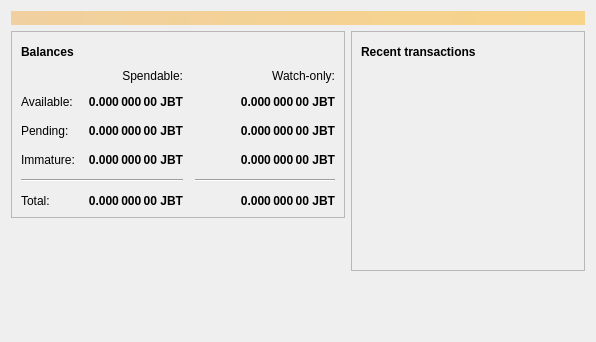
<?xml version="1.0" encoding="UTF-8"?>
<ui version="4.0">
 <class>OverviewPage</class>
 <widget class="QWidget" name="OverviewPage">
  <property name="geometry">
   <rect>
    <x>0</x>
    <y>0</y>
    <width>596</width>
    <height>342</height>
   </rect>
  </property>
  <property name="windowTitle">
   <string>Form</string>
  </property>
  <layout class="QVBoxLayout" name="topLayout">
   <item>
    <widget class="QLabel" name="labelAlerts">
     <property name="visible">
      <bool>false</bool>
     </property>
     <property name="styleSheet">
      <string notr="true">background-color: qlineargradient(x1: 0, y1: 0, x2: 1, y2: 0, stop:0 #F0D0A0, stop:1 #F8D488); color:#000000;</string>
     </property>
     <property name="wordWrap">
      <bool>true</bool>
     </property>
     <property name="margin">
      <number>3</number>
     </property>
    </widget>
   </item>
   <item>
    <layout class="QHBoxLayout" name="horizontalLayout" stretch="1,1">
     <item>
      <layout class="QVBoxLayout" name="verticalLayout_2">
       <item>
        <widget class="QFrame" name="frame">
         <property name="frameShape">
          <enum>QFrame::StyledPanel</enum>
         </property>
         <property name="frameShadow">
          <enum>QFrame::Raised</enum>
         </property>
         <layout class="QVBoxLayout" name="verticalLayout_4">
          <item>
           <layout class="QHBoxLayout" name="horizontalLayout_4">
            <item>
             <widget class="QLabel" name="label_5">
              <property name="font">
               <font>
                <weight>75</weight>
                <bold>true</bold>
               </font>
              </property>
              <property name="text">
               <string>Balances</string>
              </property>
             </widget>
            </item>
            <item>
             <widget class="QPushButton" name="labelWalletStatus">
              <property name="enabled">
               <bool>false</bool>
              </property>
              <property name="maximumSize">
               <size>
                <width>30</width>
                <height>16777215</height>
               </size>
              </property>
              <property name="toolTip">
               <string>The displayed information may be out of date. Your wallet automatically synchronizes with the Javabit network after a connection is established, but this process has not completed yet.</string>
              </property>
              <property name="text">
               <string/>
              </property>
              <property name="icon">
               <iconset resource="../javabit.qrc">
                <normaloff>:/icons/warning</normaloff>
                <disabledoff>:/icons/warning</disabledoff>:/icons/warning</iconset>
              </property>
              <property name="iconSize">
               <size>
                <width>24</width>
                <height>24</height>
               </size>
              </property>
              <property name="flat">
               <bool>true</bool>
              </property>
             </widget>
            </item>
            <item>
             <spacer name="horizontalSpacer_3">
              <property name="orientation">
               <enum>Qt::Horizontal</enum>
              </property>
              <property name="sizeHint" stdset="0">
               <size>
                <width>40</width>
                <height>20</height>
               </size>
              </property>
             </spacer>
            </item>
           </layout>
          </item>
          <item>
           <layout class="QGridLayout" name="gridLayout">
            <property name="spacing">
             <number>12</number>
            </property>
            <item row="2" column="2">
             <widget class="QLabel" name="labelWatchPending">
              <property name="font">
               <font>
                <weight>75</weight>
                <bold>true</bold>
               </font>
              </property>
              <property name="cursor">
               <cursorShape>IBeamCursor</cursorShape>
              </property>
              <property name="toolTip">
               <string>Unconfirmed transactions to watch-only addresses</string>
              </property>
              <property name="text">
               <string notr="true">0.000 000 00 JBT</string>
              </property>
              <property name="alignment">
               <set>Qt::AlignRight|Qt::AlignTrailing|Qt::AlignVCenter</set>
              </property>
              <property name="textInteractionFlags">
               <set>Qt::LinksAccessibleByMouse|Qt::TextSelectableByKeyboard|Qt::TextSelectableByMouse</set>
              </property>
             </widget>
            </item>
            <item row="2" column="1">
             <widget class="QLabel" name="labelUnconfirmed">
              <property name="font">
               <font>
                <weight>75</weight>
                <bold>true</bold>
               </font>
              </property>
              <property name="cursor">
               <cursorShape>IBeamCursor</cursorShape>
              </property>
              <property name="toolTip">
               <string>Total of transactions that have yet to be confirmed, and do not yet count toward the spendable balance</string>
              </property>
              <property name="text">
               <string notr="true">0.000 000 00 JBT</string>
              </property>
              <property name="alignment">
               <set>Qt::AlignRight|Qt::AlignTrailing|Qt::AlignVCenter</set>
              </property>
              <property name="textInteractionFlags">
               <set>Qt::LinksAccessibleByMouse|Qt::TextSelectableByKeyboard|Qt::TextSelectableByMouse</set>
              </property>
             </widget>
            </item>
            <item row="3" column="2">
             <widget class="QLabel" name="labelWatchImmature">
              <property name="font">
               <font>
                <weight>75</weight>
                <bold>true</bold>
               </font>
              </property>
              <property name="cursor">
               <cursorShape>IBeamCursor</cursorShape>
              </property>
              <property name="toolTip">
               <string>Mined balance in watch-only addresses that has not yet matured</string>
              </property>
              <property name="text">
               <string notr="true">0.000 000 00 JBT</string>
              </property>
              <property name="alignment">
               <set>Qt::AlignRight|Qt::AlignTrailing|Qt::AlignVCenter</set>
              </property>
              <property name="textInteractionFlags">
               <set>Qt::LinksAccessibleByMouse|Qt::TextSelectableByKeyboard|Qt::TextSelectableByMouse</set>
              </property>
             </widget>
            </item>
            <item row="4" column="0" colspan="2">
             <widget class="Line" name="line">
              <property name="orientation">
               <enum>Qt::Horizontal</enum>
              </property>
             </widget>
            </item>
            <item row="4" column="2">
             <widget class="Line" name="lineWatchBalance">
              <property name="sizePolicy">
               <sizepolicy hsizetype="Preferred" vsizetype="Fixed">
                <horstretch>0</horstretch>
                <verstretch>0</verstretch>
               </sizepolicy>
              </property>
              <property name="minimumSize">
               <size>
                <width>140</width>
                <height>0</height>
               </size>
              </property>
              <property name="orientation">
               <enum>Qt::Horizontal</enum>
              </property>
             </widget>
            </item>
            <item row="5" column="0">
             <widget class="QLabel" name="labelTotalText">
              <property name="text">
               <string>Total:</string>
              </property>
             </widget>
            </item>
            <item row="3" column="1">
             <widget class="QLabel" name="labelImmature">
              <property name="font">
               <font>
                <weight>75</weight>
                <bold>true</bold>
               </font>
              </property>
              <property name="cursor">
               <cursorShape>IBeamCursor</cursorShape>
              </property>
              <property name="toolTip">
               <string>Mined balance that has not yet matured</string>
              </property>
              <property name="text">
               <string notr="true">0.000 000 00 JBT</string>
              </property>
              <property name="alignment">
               <set>Qt::AlignRight|Qt::AlignTrailing|Qt::AlignVCenter</set>
              </property>
              <property name="textInteractionFlags">
               <set>Qt::LinksAccessibleByMouse|Qt::TextSelectableByKeyboard|Qt::TextSelectableByMouse</set>
              </property>
             </widget>
            </item>
            <item row="2" column="3">
             <spacer name="horizontalSpacer_2">
              <property name="orientation">
               <enum>Qt::Horizontal</enum>
              </property>
              <property name="sizeHint" stdset="0">
               <size>
                <width>40</width>
                <height>20</height>
               </size>
              </property>
             </spacer>
            </item>
            <item row="3" column="0">
             <widget class="QLabel" name="labelImmatureText">
              <property name="text">
               <string>Immature:</string>
              </property>
             </widget>
            </item>
            <item row="5" column="1">
             <widget class="QLabel" name="labelTotal">
              <property name="font">
               <font>
                <weight>75</weight>
                <bold>true</bold>
               </font>
              </property>
              <property name="cursor">
               <cursorShape>IBeamCursor</cursorShape>
              </property>
              <property name="toolTip">
               <string>Your current total balance</string>
              </property>
              <property name="text">
               <string notr="true">0.000 000 00 JBT</string>
              </property>
              <property name="alignment">
               <set>Qt::AlignRight|Qt::AlignTrailing|Qt::AlignVCenter</set>
              </property>
              <property name="textInteractionFlags">
               <set>Qt::LinksAccessibleByMouse|Qt::TextSelectableByKeyboard|Qt::TextSelectableByMouse</set>
              </property>
             </widget>
            </item>
            <item row="5" column="2">
             <widget class="QLabel" name="labelWatchTotal">
              <property name="font">
               <font>
                <weight>75</weight>
                <bold>true</bold>
               </font>
              </property>
              <property name="cursor">
               <cursorShape>IBeamCursor</cursorShape>
              </property>
              <property name="toolTip">
               <string>Current total balance in watch-only addresses</string>
              </property>
              <property name="text">
               <string notr="true">0.000 000 00 JBT</string>
              </property>
              <property name="alignment">
               <set>Qt::AlignRight|Qt::AlignTrailing|Qt::AlignVCenter</set>
              </property>
              <property name="textInteractionFlags">
               <set>Qt::LinksAccessibleByMouse|Qt::TextSelectableByKeyboard|Qt::TextSelectableByMouse</set>
              </property>
             </widget>
            </item>
            <item row="0" column="2">
             <widget class="QLabel" name="labelWatchonly">
              <property name="text">
               <string>Watch-only:</string>
              </property>
              <property name="alignment">
               <set>Qt::AlignRight|Qt::AlignTrailing|Qt::AlignVCenter</set>
              </property>
             </widget>
            </item>
            <item row="1" column="0">
             <widget class="QLabel" name="labelBalanceText">
              <property name="text">
               <string>Available:</string>
              </property>
             </widget>
            </item>
            <item row="1" column="1">
             <widget class="QLabel" name="labelBalance">
              <property name="font">
               <font>
                <weight>75</weight>
                <bold>true</bold>
               </font>
              </property>
              <property name="cursor">
               <cursorShape>IBeamCursor</cursorShape>
              </property>
              <property name="toolTip">
               <string>Your current spendable balance</string>
              </property>
              <property name="text">
               <string notr="true">0.000 000 00 JBT</string>
              </property>
              <property name="alignment">
               <set>Qt::AlignRight|Qt::AlignTrailing|Qt::AlignVCenter</set>
              </property>
              <property name="textInteractionFlags">
               <set>Qt::LinksAccessibleByMouse|Qt::TextSelectableByKeyboard|Qt::TextSelectableByMouse</set>
              </property>
             </widget>
            </item>
            <item row="1" column="2">
             <widget class="QLabel" name="labelWatchAvailable">
              <property name="font">
               <font>
                <weight>75</weight>
                <bold>true</bold>
               </font>
              </property>
              <property name="cursor">
               <cursorShape>IBeamCursor</cursorShape>
              </property>
              <property name="toolTip">
               <string>Your current balance in watch-only addresses</string>
              </property>
              <property name="text">
               <string notr="true">0.000 000 00 JBT</string>
              </property>
              <property name="alignment">
               <set>Qt::AlignRight|Qt::AlignTrailing|Qt::AlignVCenter</set>
              </property>
              <property name="textInteractionFlags">
               <set>Qt::LinksAccessibleByMouse|Qt::TextSelectableByKeyboard|Qt::TextSelectableByMouse</set>
              </property>
             </widget>
            </item>
            <item row="2" column="0">
             <widget class="QLabel" name="labelPendingText">
              <property name="text">
               <string>Pending:</string>
              </property>
             </widget>
            </item>
            <item row="0" column="1">
             <widget class="QLabel" name="labelSpendable">
              <property name="text">
               <string>Spendable:</string>
              </property>
              <property name="alignment">
               <set>Qt::AlignRight|Qt::AlignTrailing|Qt::AlignVCenter</set>
              </property>
             </widget>
            </item>
           </layout>
          </item>
         </layout>
        </widget>
       </item>
       <item>
        <spacer name="verticalSpacer">
         <property name="orientation">
          <enum>Qt::Vertical</enum>
         </property>
         <property name="sizeHint" stdset="0">
          <size>
           <width>20</width>
           <height>40</height>
          </size>
         </property>
        </spacer>
       </item>
      </layout>
     </item>
     <item>
      <layout class="QVBoxLayout" name="verticalLayout_3">
       <item>
        <widget class="QFrame" name="frame_2">
         <property name="frameShape">
          <enum>QFrame::StyledPanel</enum>
         </property>
         <property name="frameShadow">
          <enum>QFrame::Raised</enum>
         </property>
         <layout class="QVBoxLayout" name="verticalLayout">
          <item>
           <layout class="QHBoxLayout" name="horizontalLayout_2">
            <item>
             <widget class="QLabel" name="label_4">
              <property name="font">
               <font>
                <weight>75</weight>
                <bold>true</bold>
               </font>
              </property>
              <property name="text">
               <string>Recent transactions</string>
              </property>
             </widget>
            </item>
            <item>
             <widget class="QPushButton" name="labelTransactionsStatus">
              <property name="enabled">
               <bool>false</bool>
              </property>
              <property name="maximumSize">
               <size>
                <width>30</width>
                <height>16777215</height>
               </size>
              </property>
              <property name="toolTip">
               <string>The displayed information may be out of date. Your wallet automatically synchronizes with the Javabit network after a connection is established, but this process has not completed yet.</string>
              </property>
              <property name="text">
               <string/>
              </property>
              <property name="icon">
               <iconset resource="../javabit.qrc">
                <normaloff>:/icons/warning</normaloff>
                <disabledoff>:/icons/warning</disabledoff>:/icons/warning</iconset>
              </property>
              <property name="iconSize">
               <size>
                <width>24</width>
                <height>24</height>
               </size>
              </property>
              <property name="flat">
               <bool>true</bool>
              </property>
             </widget>
            </item>
            <item>
             <spacer name="horizontalSpacer">
              <property name="orientation">
               <enum>Qt::Horizontal</enum>
              </property>
              <property name="sizeHint" stdset="0">
               <size>
                <width>40</width>
                <height>20</height>
               </size>
              </property>
             </spacer>
            </item>
           </layout>
          </item>
          <item>
           <widget class="QListView" name="listTransactions">
            <property name="styleSheet">
             <string notr="true">QListView { background: transparent; }</string>
            </property>
            <property name="frameShape">
             <enum>QFrame::NoFrame</enum>
            </property>
            <property name="verticalScrollBarPolicy">
             <enum>Qt::ScrollBarAlwaysOff</enum>
            </property>
            <property name="horizontalScrollBarPolicy">
             <enum>Qt::ScrollBarAlwaysOff</enum>
            </property>
            <property name="selectionMode">
             <enum>QAbstractItemView::NoSelection</enum>
            </property>
           </widget>
          </item>
         </layout>
        </widget>
       </item>
       <item>
        <spacer name="verticalSpacer_2">
         <property name="orientation">
          <enum>Qt::Vertical</enum>
         </property>
         <property name="sizeHint" stdset="0">
          <size>
           <width>20</width>
           <height>40</height>
          </size>
         </property>
        </spacer>
       </item>
      </layout>
     </item>
    </layout>
   </item>
  </layout>
 </widget>
 <resources/>
 <connections/>
</ui>
